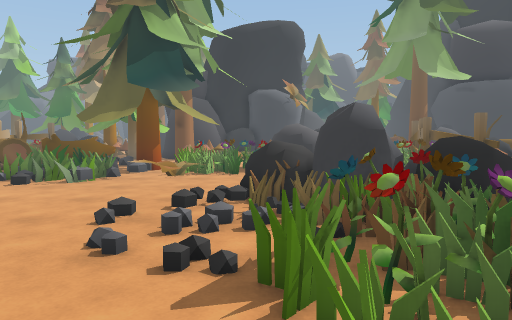
View 1 (above)

24 first-person views from a walk through a scene from a Unity 3-D project. The camera is 1.5 m above the floor, tilts 4° down and sees 70° across. The floor is counted in squares, 0.9 m on a side. Each view is taken from the middle of a square. On the plan, view 1 faces up. The plan holds only what a view shows up to about 17 squares ahead; the rest is blank. The place goes on beyond the plan. The player character is not drawn.

View 2
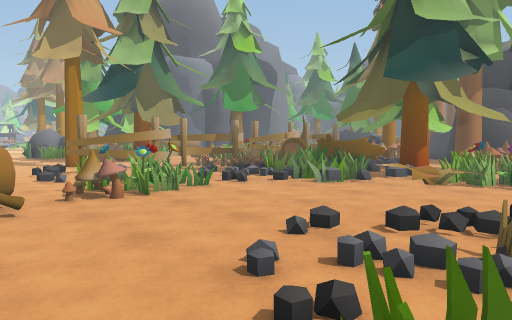

View 3
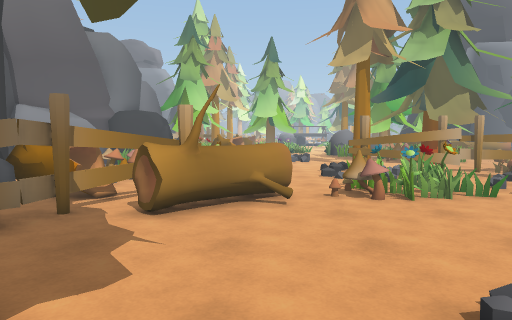

View 4
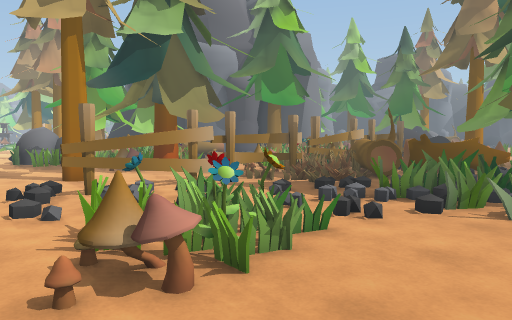

View 5
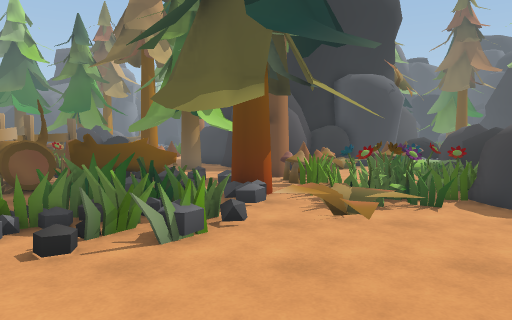

View 6
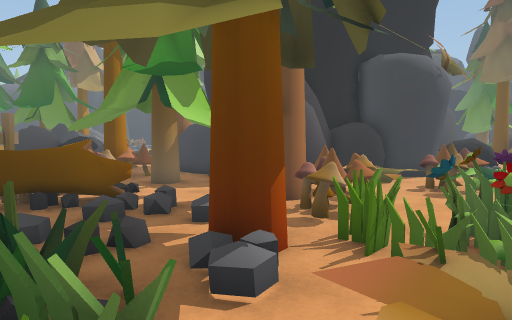

View 7
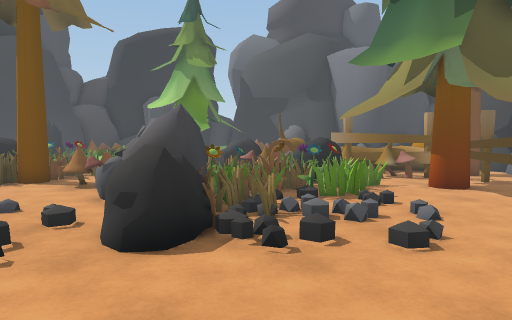

View 8
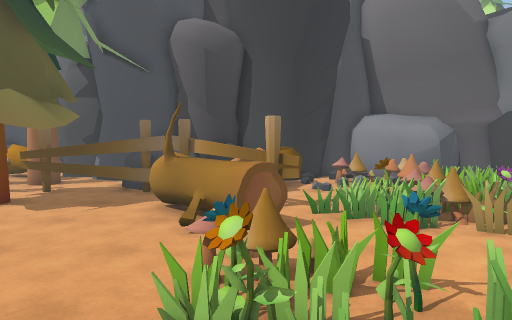

View 9
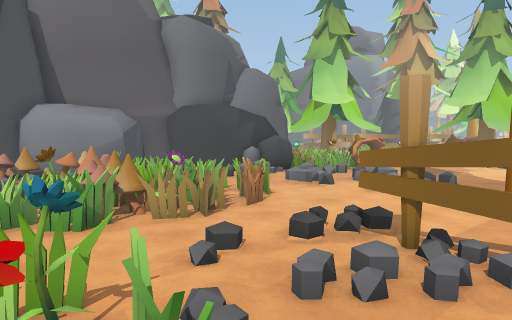

View 10
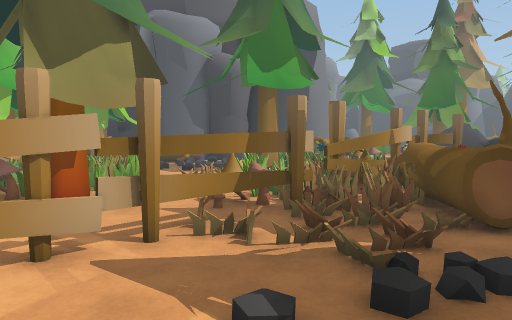

View 11
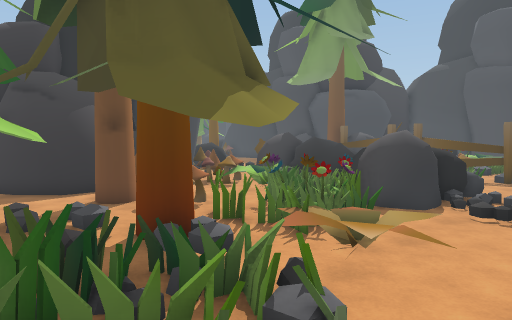

View 12
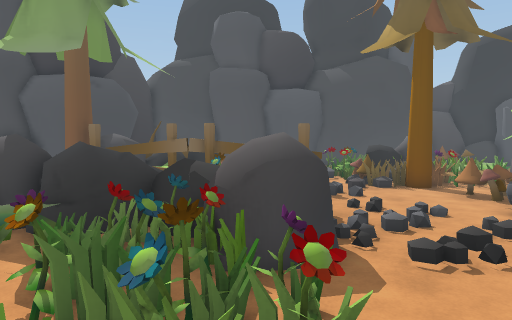

View 13
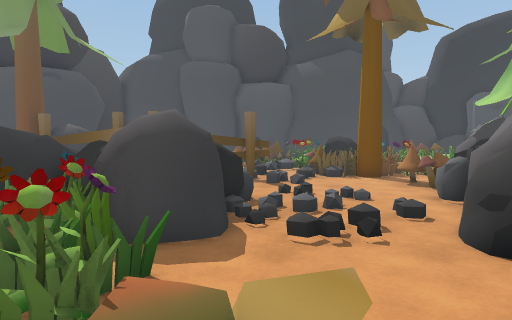

View 14
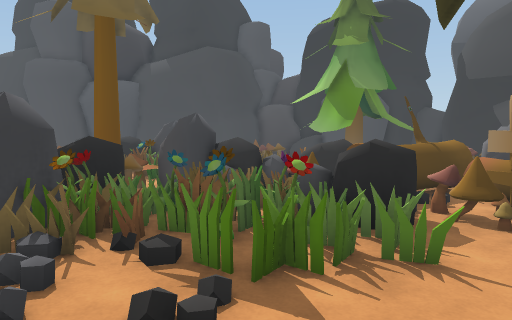

View 15
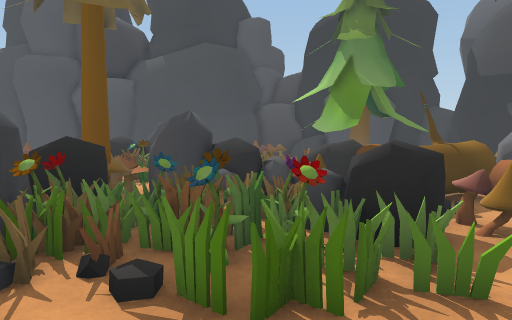

View 16
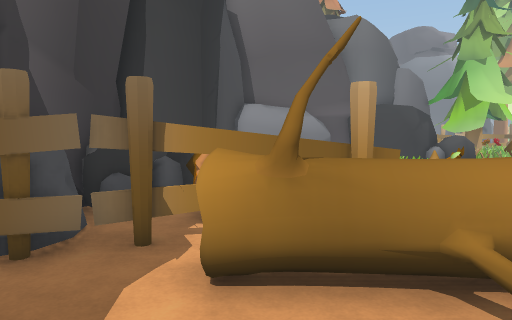

View 17
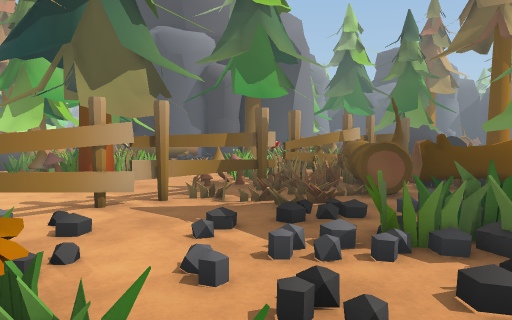

View 18
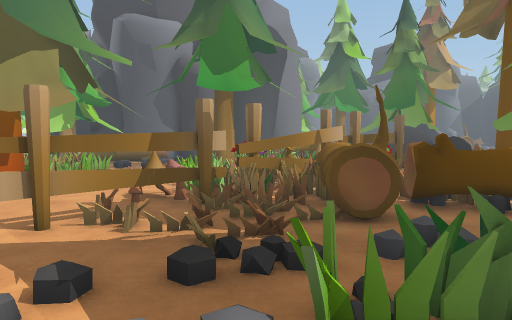

View 19
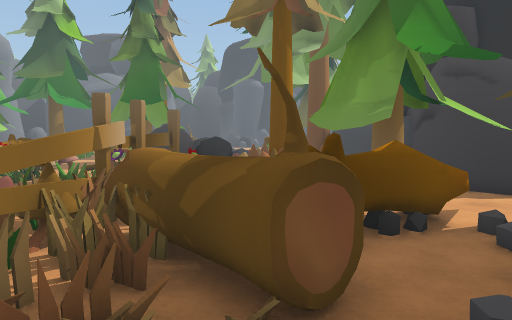

View 20
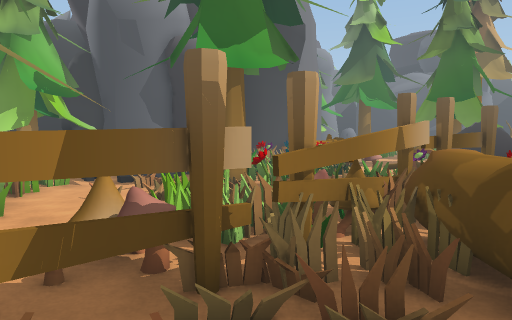

View 21
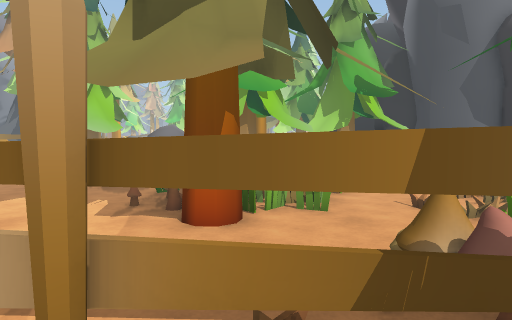

View 22
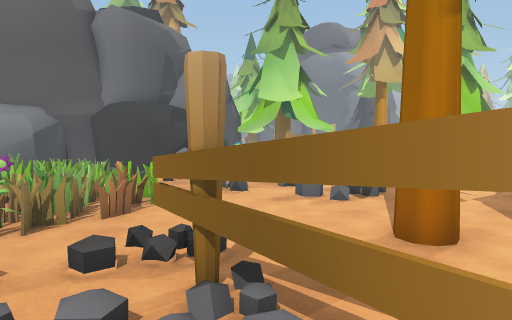

View 23
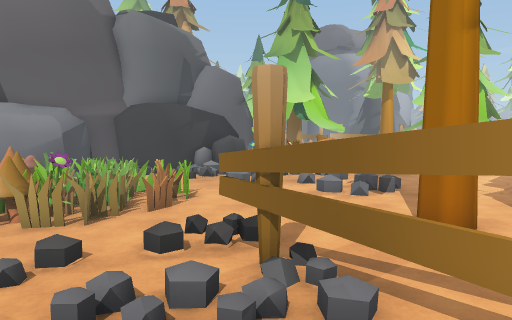

View 24
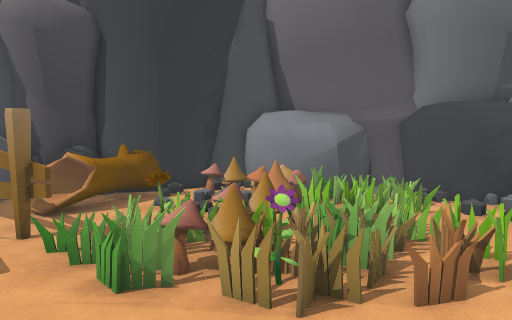

### Floor plan
Key: @ floor where view 1 was taken; # wall or solid block; x gap in a wall; . main floor; : floor 0.25 m higher than the main floor; / step, stairs or slope; = window, fence, low wall or low ledge; ^ raised ledge; T thing the floor can be seen under or through; O other object.
Columns run from 23 left of view 1 to 12 right of it. Each row starts with its distance up from view 1.
 29      ^#OOO O  ##           OOO
 28    O       #O. ###        O O
 27   O.    # OO#O .O#     ####
 26         #  O  .. #   #####.
 25 ##      #  OO..#.######...
 24   #     #     ....###OOOO.       #
 23  ##     # O=OO...O..OOOOO.O      OO
 22  #/     #OO  OO....OOO..O.OO    ##OO
 21       ..#.===^^#...#O.....OO      OO
 20 //  #=O.#####^#/  .OO...OOOO    OO#O
 19 .../===O##^^x..:.O.O...===OOO  OO
 18 ..//====#.^^#.O.O##...OO=OOO   #
 17 ......==#//^#. OO#O....O#OOO OO## O
 16 ##....OOT///..=###/...O=OO   OO.#OO
 15 #O......T////.=#OO.OOO..OOOO  ..#.
 14 O###....T/.//===#O.OO.....O.....#.
 13 O.##....T....=====..O.....O....Ox.
 12 .OO.....T../...O=............... O #
 11 ........T..././........OO.......##O#
 10 ........T/./...........OO ......#OO#
  9 ....O...=/./........../#OOOOOOOO##OO
  8 ......./#///.OO.....//.=#OOOOOO OOOO
  7 .......O/../O.O....././==OOOOOOO OO
  6 O.O......./...OO.....//.==O. OOO OO
  5 O.O..................//...   OO   O
  4 ..............^=.........O..  O  OO
  3 //./.....OO=.=^^..........OO  O
  2 ..//.....O=O== ^#........#OOO O
  1   ..... .O===OO ^....##..##=O#O    O
  0 =.....  .  =..OO#....# @..OO^^     O
 -1 OO....  . /...#OOO O #  OO##=^^
 -2 OO#... .OO/..^^#.OOOO#### ##^^^    O
 -3 ####O...OO:..^^OOOOO  #####        O
 -4    ##..   O.##OOOO    ####
 -5     #####.O.###O## #######
 -6     ##  #####        #####       OOO

Positions as (right, up) in squares from view 1, and headings:
1: (0, 0), facing up
2: (1, 2), facing up-left
3: (1, 3), facing left
4: (-5, 4), facing up-left
5: (-5, 7), facing up
6: (-5, 12), facing up
7: (-5, 13), facing down-right
8: (-9, 11), facing down
9: (-10, 10), facing down-left
10: (-10, 10), facing up-left
11: (-9, 11), facing up-right
12: (-5, 16), facing right
13: (-5, 14), facing right
14: (-4, 4), facing right
15: (-3, 4), facing right
16: (-4, 4), facing down-left
17: (-7, 8), facing up-left
18: (-8, 11), facing up-left
19: (-12, 14), facing up
20: (-12, 14), facing up-left
21: (-13, 14), facing left
22: (-13, 11), facing down-left
23: (-12, 11), facing down-left
24: (-14, 8), facing down
